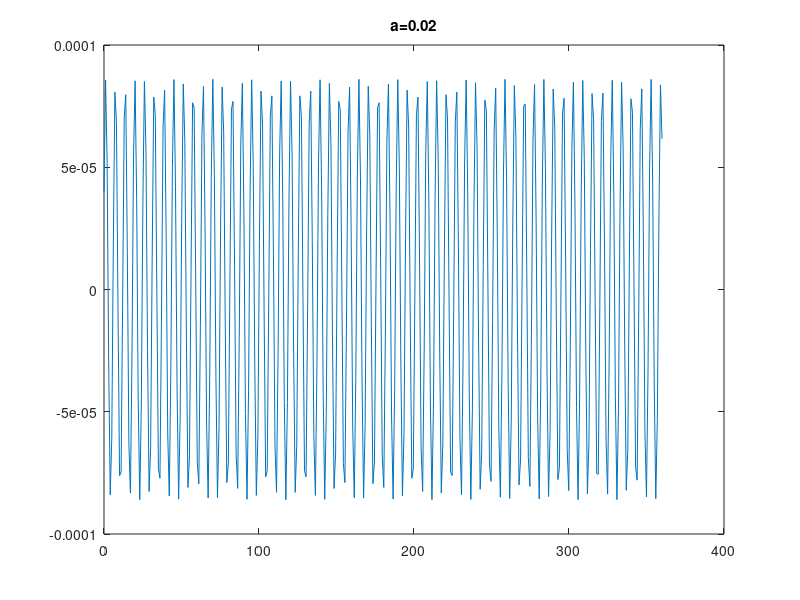
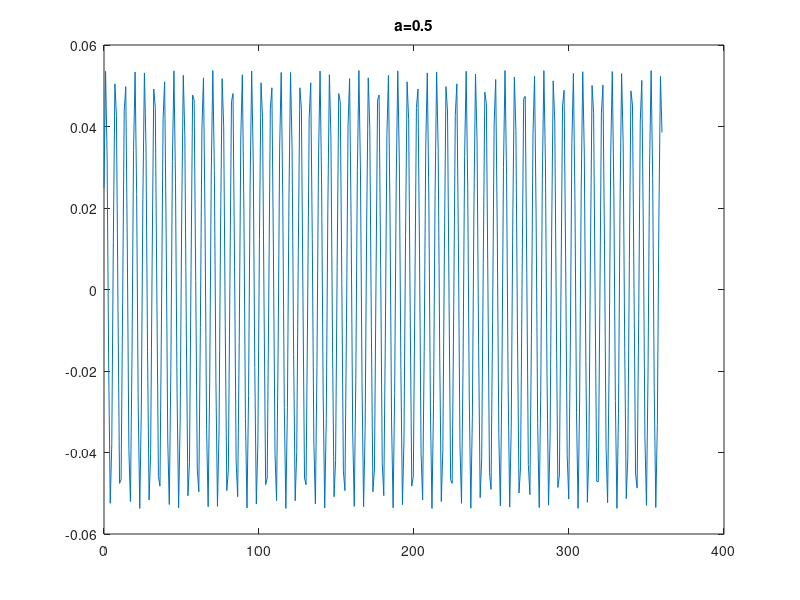

MATLAB code to generate these figures, in order:
c=linspace(0,360,360);
a1=0.02;
L1=-(a1*a1/4).*(cos(c).*(-2/15)+sin(c).*(-2/sqrt(5))+(sin(c)-2.*cos(c)).*(2/15));
figure(1)
plot(c,L1);
title("a=0.02");

figure(2)
a2=0.5;
L2=-(a2*a2/4).*(cos(c).*(-2/15)+sin(c).*(-2/sqrt(5))+(sin(c)-2.*cos(c)).*(2/15));
plot(c,L2);
title("a=0.5");
